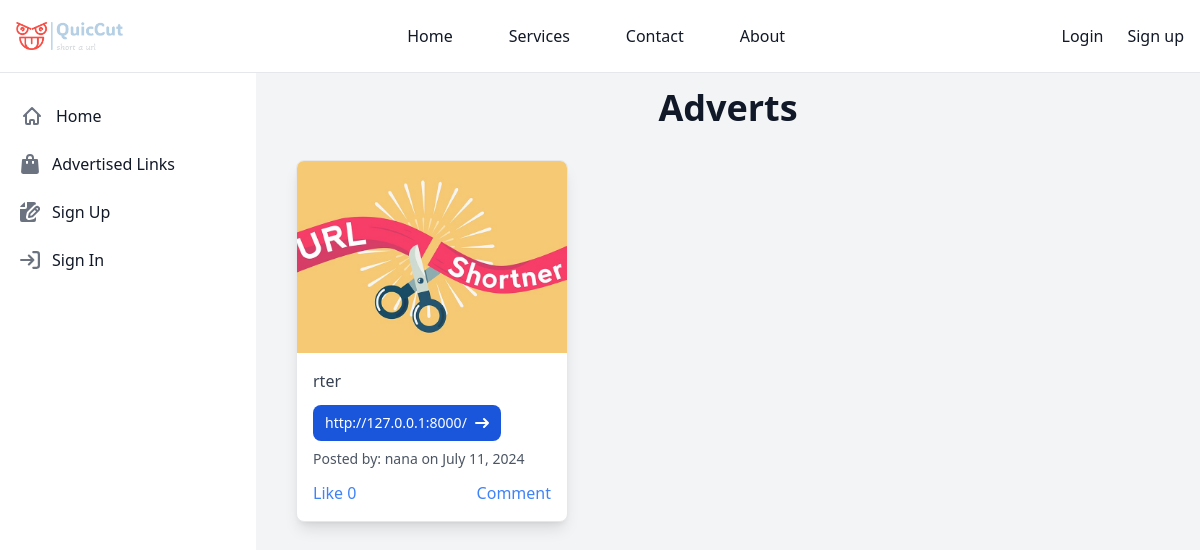
The app's page /advertisements/ with its own data.
### advertisements/models.py (models this page shows, shortened)
class Campaign(models.Model):
    user = models.ForeignKey(User, on_delete=models.CASCADE)
    url = models.URLField(max_length=200)
    description = models.TextField()
    image = models.ImageField(upload_to='campaign_images/')
    created_at = models.DateTimeField(auto_now_add=True)
    like_count = models.PositiveIntegerField(default=0)

### advertisements/views.py (the view)
# urls.py: path('', views.content_list, name='content_list'),
def content_list(request):
    campaigns = Campaign.objects.all()
    reels = Reel.objects.all()
    content = sorted(list(campaigns) + list(reels), key=lambda x: x.created_at, reverse=True)
    return render(request, 'advertisements/content_list.html', {'content': content})

### advertisements/templatetags/custom_tags.py (called while the page is built)
@register.filter
def model_name(value):
    if isinstance(value, Model):
        return value._meta.model_name
    return ''
    return Comment.objects.filter(content_type=content_type, object_id=item.id).count()

@register.simple_tag
def get_content_type_id(instance):
    content_type = ContentType.objects.get_for_model(instance)
    return content_type.id

### templates/advertisements/content_list.html (shortened to what this page needs)
{% extends 'basehome/base.html' %}
{% load custom_tags %}
{% load static %}
{% block content %}
<body class="overflow-hidden">
<div class="bg-gray-100 p-10 sm:ml-64 mt-12 overflow-y-auto max-h-screen">
    <div class="w-full h-screen bg-gray-100">
<h1 class="text-center text-4xl font-bold text-gray-900 mb-8">Adverts</h1>
    <div class="grid grid-cols-1 sm:grid-cols-2 md:grid-cols-3 lg:grid-cols-3 gap-6">
        {% for item in content %}
            {% if item|model_name == 'campaign' %}
                <div class="max-w-sm bg-white border border-gray-200 rounded-lg shadow-lg overflow-hidden dark:bg-gray-800 dark:border-gray-700">
                    <div class="h-48 overflow-hidden">
                        <img class="w-full h-full object-cover" src="{{ item.image.url }}" alt="Campaign Image">
                    </div>
                    <div class="p-4">
                        <p class="mb-3 font-normal text-gray-700 dark:text-gray-400">{{ item.description }}</p>
                        <a href="{{ item.url }}" class="inline-flex items-center px-3 py-2 text-sm font-medium text-white bg-blue-700 rounded-lg hover:bg-blue-800 focus:ring-4 focus:outline-none focus:ring-blue-300 dark:bg-blue-600 dark:hover:bg-blue-700 dark:focus:ring-blue-800">
                            <p>{{ item.url }}</p>
                            <svg class="rtl:rotate-180 w-3.5 h-3.5 ms-2" aria-hidden="true" xmlns="http://www.w3.org/2000/svg" fill="none" viewBox="0 0 14 10">
                                <path stroke="currentColor" stroke-linecap="round" stroke-linejoin="round" stroke-width="2" d="M1 5h12m0 0L9 1m4 4L9 9"/>
                            </svg>
                        </a>
                        <p class="pt-2 text-sm text-gray-600 dark:text-gray-400">Posted by: {{ item.user.username }} on {{ item.created_at|date:"F j, Y" }}</p>
                        <div class="flex justify-between mt-3">
                            {% get_content_type_id item as content_type_id %}
                            <a href="{% url 'like_content' content_type_id item.id %}" class="text-blue-500 hover:underline">Like {{ item.like_count }}</a>
                            <a href="{% url 'comment_content' content_type_id item.id %}" class="text-blue-500 hover:underline">Comment</a>
                        </div>
                    </div>
                </div>
            {% endif %}
        {% endfor %}
    </div>
    <br>
    <br>
    <br>
</div>
</div>
</body>
{% endblock %}

### records on screen
Campaign: image (picture), description "rter", url "http://127.0.0.1:8000/", user.username "nana", created_at "July 11, 2024", like_count "0"
